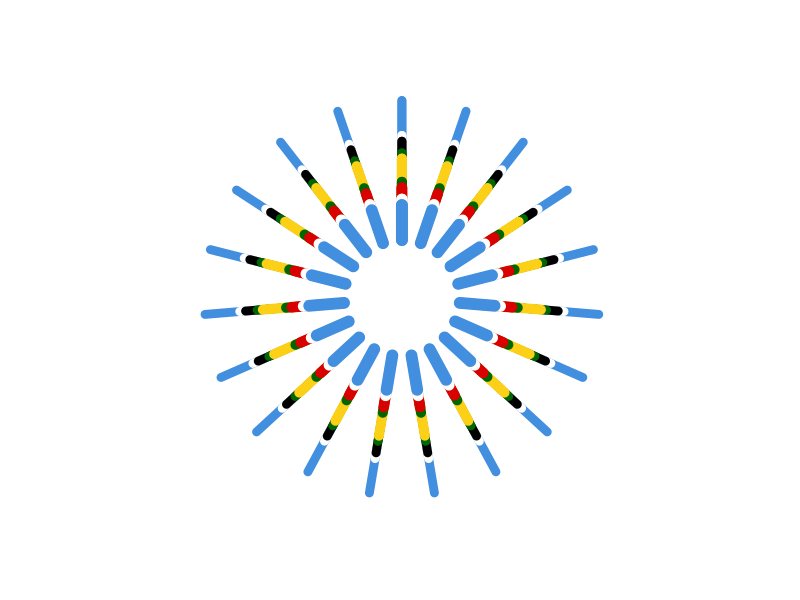

Source code (R):
# Load the required packages 

# install.packages("ggthemes")
# install.packages("ggplot2")
# install.packages("tidyverse")
library(tidyverse)
library(ggplot2)
library(ggthemes)

# Generate the lines

lines1 = tibble(
  x = seq(0, 38, by = 2),
  xend=x,
  y=rep(0, 20),
  yend=c(rep(c(3), 19), 3))

lines2 = tibble(
  x = seq(0, 38, by = 2),
  xend=x,
  y=rep(0, 20),
  yend=c(rep(c(3.5), 19), 3.5))

lines3 = tibble(
  x = seq(0, 38, by = 2),
  xend=x,
  y=rep(0, 20),
  yend=c(rep(c(4.5), 19), 4.5))

lines4 = tibble(
  x = seq(0, 38, by = 2),
  xend=x,
  y=rep(0, 20),
  yend=c(rep(c(5), 19), 5))

lines5 = tibble(
  x = seq(0, 38, by = 2),
  xend=x,
  y=rep(0, 20),
  yend=c(rep(c(7), 19), 7))

lines6 = tibble(
  x = seq(0, 38, by = 2),
  xend=x,
  y=rep(0, 20),
  yend=c(rep(c(7.5), 19), 7.5))

lines7 = tibble(
  x = seq(0, 38, by = 2),
  xend=x,
  y=rep(0, 20),
  yend=c(rep(c(8.5), 19), 8.5))

lines8 = tibble(
  x = seq(0, 38, by = 2),
  xend=x,
  y=rep(0, 20),
  yend=c(rep(c(9), 19), 9))

lines9 = tibble(
  x = seq(0, 38, by = 2),
  xend=x,
  y=rep(0, 20),
  yend=c(rep(c(12), 19), 12))

ggplot() + 
  geom_segment(data=lines9, color = "#418FDE", size = 3, lineend = "round",
               aes(x=x, xend=xend,
                   y=y, yend=yend)) + 
  geom_segment(data=lines8, color = "#FFFFFF", size = 3, lineend = "round",
               aes(x=x, xend=xend,
                   y=y, yend=yend)) + 
  geom_segment(data=lines7, color = "#000000", size = 3, lineend = "round",
               aes(x=x, xend=xend,
                   y=y, yend=yend)) + 
  geom_segment(data=lines6, color = "#006600", size = 3, lineend = "round",
               aes(x=x, xend=xend,
                   y=y, yend=yend)) + 
  geom_segment(data=lines5, color = "#FBD016", size = 3.4, lineend = "round",
               aes(x=x, xend=xend,
                   y=y, yend=yend)) + 
  geom_segment(data=lines4, color = "#006600", size = 3.4, lineend = "round",
               aes(x=x, xend=xend,
                   y=y, yend=yend)) +
  geom_segment(data=lines3, color = "#D90000", size = 3.6, lineend = "round",
               aes(x=x, xend=xend,
                   y=y, yend=yend)) + 
  geom_segment(data=lines2, color = "#FFFFFF", size = 3.8, lineend = "round",
               aes(x=x, xend=xend,
                   y=y, yend=yend)) + 
  geom_segment(data=lines1, color = "#418FDE", size = 4.0, lineend = "round",
               aes(x=x, xend=xend,
                   y=y, yend=yend)) + 
  ylim(-5, 15) +
  coord_polar() + 
  theme(axis.title.x=element_blank(),
        axis.text.x=element_blank(),
        axis.ticks.x=element_blank()) + 
  theme(axis.title.y=element_blank(),
        axis.text.y=element_blank(),
        axis.ticks.y=element_blank()) + 
  theme(panel.background = element_rect(fill = "white", colour = "white")) 

# Save the plot
# ggsave("images/eac/eac_colors.png", width = 10, height = 10)